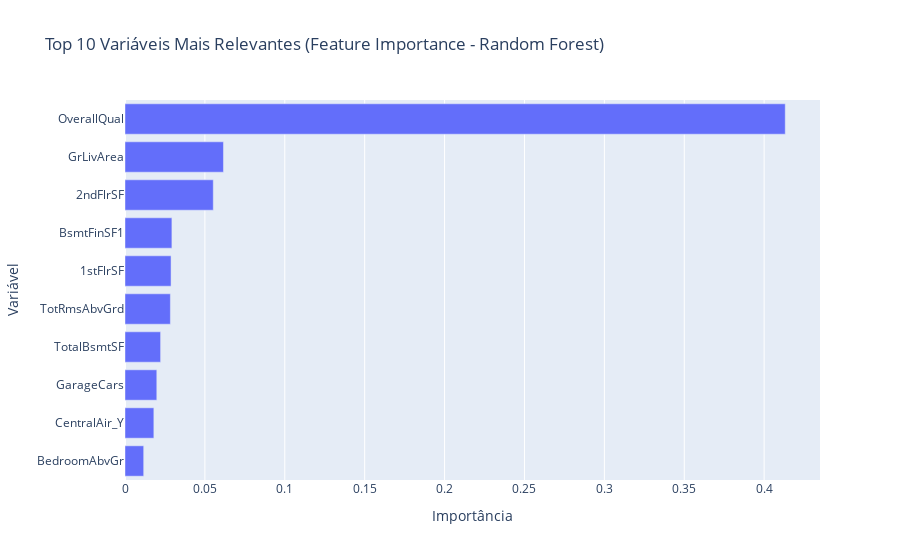

Notebook cell for this chart:
### Code cell
# Importância das features
importances = rf.feature_importances_
features = pd.Series(importances, index=X_train.columns).sort_values(ascending=False)[:10]
display(features)
# Criação do gráfico interativo
fig = px.bar(
    x=features.values,
    y=features.index,
    orientation='h',
    labels={'x': 'Importância', 'y': 'Variável'},
    title='Top 10 Variáveis Mais Relevantes (Feature Importance - Random Forest)'
)

# Inverter eixo Y para deixar a mais importante no topo
fig.update_layout(yaxis=dict(autorange="reversed"))

# Salva como imagem estática
fig.write_image("../reports/figures/feature_importance.png")

# Exibe no notebook (caso esteja usando)
fig.show()

### Figure 1 — Plotly figure (JSON) as saved in the notebook; plotly's stock layout.template omitted (floating-point values rounded to 4 significant figures)
{"data": [{"hovertemplate": "Importância=%{x}<br>Variável=%{y}<extra></extra>", "legendgroup": "", "marker": {"color": "#636efa", "pattern": {"shape": ""}}, "name": "", "orientation": "h", "showlegend": false, "textposition": "auto", "type": "bar", "x": [0.4132, 0.06162, 0.05525, 0.02935, 0.02882, 0.0284, 0.02228, 0.0199, 0.01806, 0.0117], "xaxis": "x", "y": ["OverallQual", "GrLivArea", "2ndFlrSF", "BsmtFinSF1", "1stFlrSF", "TotRmsAbvGrd", "TotalBsmtSF", "GarageCars", "CentralAir_Y", "BedroomAbvGr"], "yaxis": "y"}], "layout": {"barmode": "relative", "legend": {"tracegroupgap": 0}, "title": {"text": "Top 10 Variáveis Mais Relevantes (Feature Importance - Random Forest)"}, "xaxis": {"anchor": "y", "domain": [0, 1], "title": {"text": "Importância"}}, "yaxis": {"anchor": "x", "autorange": "reversed", "domain": [0, 1], "title": {"text": "Variável"}}}}
